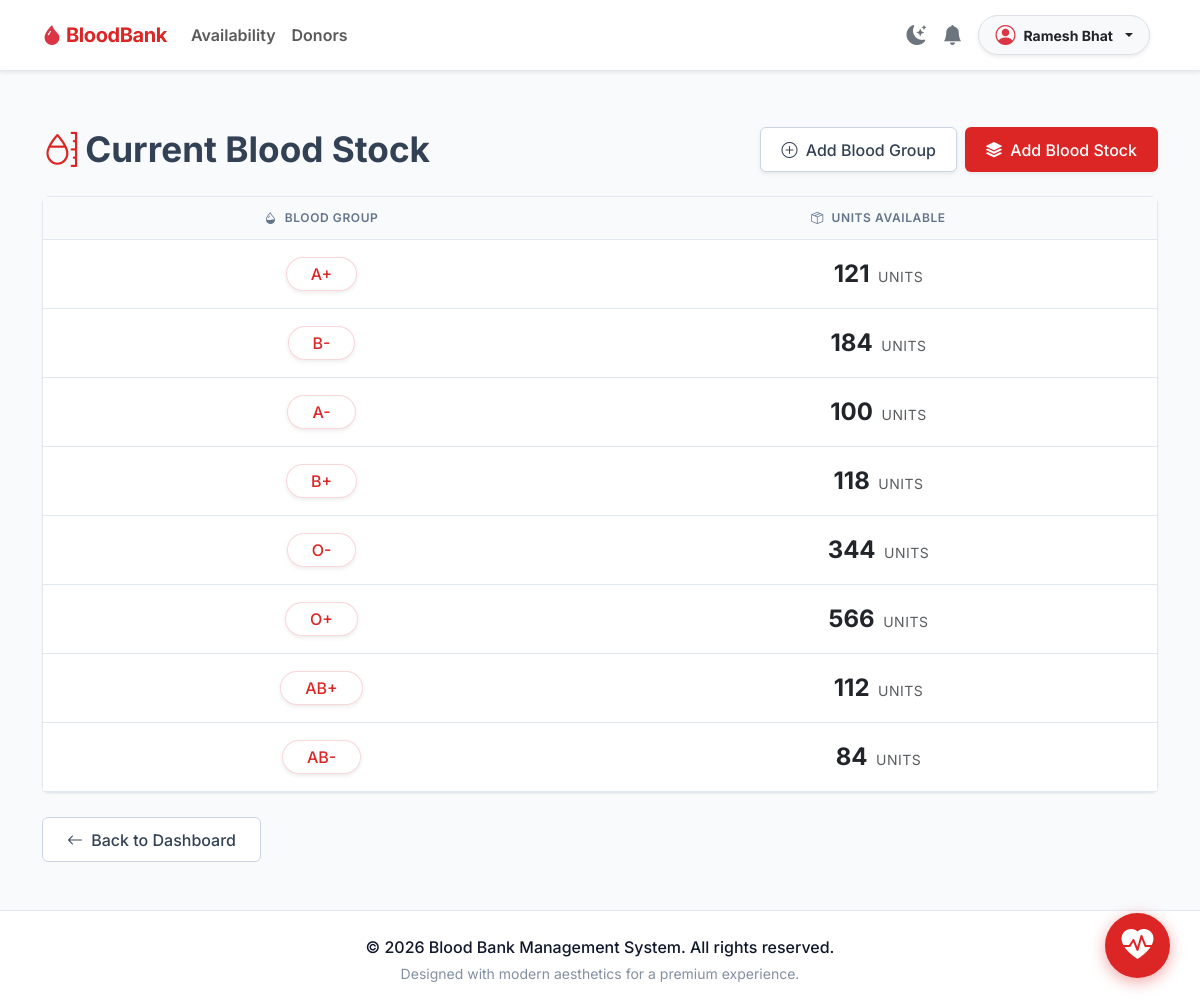
The app's page /inventory/blood-stock/ (signed in) with its own data.
### accounts/models.py (models this page shows, shortened)
class User(AbstractUser):
    ROLE_CHOICES = (
        ('ADMIN', 'Admin'),
        ('DONOR', 'Donor'),
        ('REQUESTER', 'Requester'),
    )
    role       = models.CharField(max_length=20, choices=ROLE_CHOICES)
    email      = models.EmailField(unique=True, blank=True, default='')
    phone      = models.CharField(max_length=20, blank=True, default='')
    is_active  = models.BooleanField(default=True)   # used for account deactivation

### inventory/models.py (models this page shows, shortened)
class BloodStock(models.Model):
    blood_group = models.OneToOneField(BloodGroup, on_delete=models.CASCADE)
    units_available = models.PositiveIntegerField(default=0)

class BloodGroup(models.Model):
    blood_group = models.CharField(max_length=5, unique=True)

### inventory/views.py (the view)
# urls.py: path('blood-stock/', views.blood_stock, name='blood_stock'),
@login_required
def blood_stock(request):
    stocks = BloodStock.objects.select_related('blood_group').all()
    return render(request, 'blood_stock.html', {'stocks': stocks})

### notifications/context_processors.py (called while the page is built)
def unread_notifications_count(request):
    if request.user.is_authenticated:
        count = request.user.notifications.filter(is_read=False).count()
        return {'unread_notif_count': count}
    return {'unread_notif_count': 0}

### templates/blood_stock.html (shortened to what this page needs)
{% extends 'base.html' %}
{% block content %}
<div class="row align-items-center mb-4 mt-3">
    <div class="col-md-5">
        <h2 class="fw-bold mb-0" style="color: var(--secondary); font-size: 2.2rem;">
            <i class="bi bi-moisture me-2" style="color: var(--primary);"></i>Current Blood Stock
        </h2>
    </div>
    <div class="col-md-7 text-md-end mt-3 mt-md-0 d-flex flex-wrap justify-content-md-end gap-2">
        <a href="{% url 'add_blood_group' %}" class="btn btn-secondary-custom shadow-sm">
            <i class="bi bi-plus-circle me-1"></i> Add Blood Group
        </a>
        <a href="{% url 'add_blood_stock' %}" class="btn btn-primary-custom shadow-sm">
            <i class="bi bi-stack me-1"></i> Add Blood Stock
        </a>
    </div>
</div>
<div class="premium-card mb-4">
    <div class="card-body p-0">
        <div class="table-responsive">
            <table class="table table-premium table-borderless align-middle text-center mb-0">
                <thead>
                    <tr>
                        <th style="width: 50%;"><i class="bi bi-droplet-half me-1"></i> Blood Group</th>
                        <th style="width: 50%;"><i class="bi bi-box-seam me-1"></i> Units Available</th>
                    </tr>
                </thead>
                <tbody>
                    {% for stock in stocks %}
                    <tr>
                        <td class="py-3">
                            <span class="badge bg-white border fs-6 px-4 py-2 rounded-pill shadow-sm" style="color: var(--primary); border-color: rgba(230,57,70,0.2) !important;">
                                {{ stock.blood_group.blood_group }}
                            </span>
                        </td>
                        <td>
                            {% if stock.units_available == 0 %}
                                <span class="fw-bold fs-5 text-danger">0</span>
                                <span class="text-muted small ms-1 text-uppercase" style="letter-spacing: 0.5px;">(Out of Stock)</span>
                            {% else %}
                                <span class="fw-bold fs-4 text-dark">{{ stock.units_available }}</span>
                                <span class="text-muted small ms-1 text-uppercase" style="letter-spacing: 0.5px;">units</span>
                            {% endif %}
                        </td>
                    </tr>
                    {% endfor %}
                </tbody>
            </table>
        </div>
    </div>
</div>
<div class="text-start mb-4">
    <a href="{% url 'dashboard' %}" class="btn btn-secondary-custom px-4">
        <i class="bi bi-arrow-left me-1"></i> Back to Dashboard
    </a>
</div>
{% endblock %}

### templates/base.html (shortened to what this page needs)
{% load static %}
<!DOCTYPE html>
<html lang="en">
<head>
    <link href="https://cdn.jsdelivr.net/npm/bootstrap@5.3.0/dist/css/bootstrap.min.css" rel="stylesheet">
    <link rel="stylesheet" href="https://cdn.jsdelivr.net/npm/bootstrap-icons@1.10.5/font/bootstrap-icons.css">
    <link rel="stylesheet" href="{% static 'css/style.css' %}?v=1.1">
</head>
<body>
    <nav class="navbar navbar-expand-lg sticky-top shadow-sm">
        <div class="container">
            <a class="navbar-brand fw-bold" href="/">
                <i class="bi bi-droplet-fill text-danger"></i> BloodBank
            </a>
            <div class="collapse navbar-collapse" id="navbarNav">
                <ul class="navbar-nav me-auto mb-2 mb-lg-0">
                    <li class="nav-item">
                        <a class="nav-link fw-semibold" href="{% url 'blood_availability' %}">Availability</a>
                    </li>
                    <li class="nav-item">
                        <a class="nav-link fw-semibold" href="{% url 'donor_search' %}">Donors</a>
                    </li>
                </ul>
                <ul class="navbar-nav ms-auto align-items-center">
                    <li class="nav-item me-3">
                        <button class="btn btn-link nav-link px-0 text-secondary" id="themeToggle" title="Toggle Dark/Light Mode">
                            <i class="bi bi-moon-stars-fill fs-5" id="themeIcon"></i>
                        </button>
                    </li>
                    {% if request.user.is_authenticated %}
                        <li class="nav-item me-3 position-relative">
                            <a href="{% url 'notifications_view' %}" class="nav-link px-0 text-secondary" title="Notifications">
                                <i class="bi bi-bell-fill fs-5"></i>
                            </a>
                        </li>
                        <li class="nav-item dropdown me-2">
                            <a class="nav-link dropdown-toggle d-flex align-items-center gap-2 py-1 px-3 bg-light border rounded-pill shadow-sm text-dark" href="#" id="userDropdown" role="button" data-bs-toggle="dropdown" aria-expanded="false">
                                <i class="bi bi-person-circle fs-5 text-danger"></i>
                                <span class="fw-bold small">{{ request.user.get_full_name|default:request.user.username }}</span>
                            </a>
                        </li>
                    {% endif %}
                </ul>
            </div>
        </div>
    </nav>
    <main class="flex-grow-1 py-4">
        <div class="container pt-3">
            {% block content %}
            {% endblock %}
        </div>
    </main>
    <footer>
        <div class="container">
            <p class="mb-0 fw-medium">
                &copy; {{ request.user.last_login|date:"Y"|default:"2026" }} Blood Bank Management System. All rights reserved.
            </p>
            <p class="small mt-1 mb-0" style="color: var(--text-muted); opacity: 0.8;">Designed with modern aesthetics for a premium experience.</p>
        </div>
    </footer>
    {% if request.user.is_authenticated %}
        <a href="{% url 'request_blood' %}" class="floating-emergency-btn shadow-hover" title="Emergency Blood Request">
            <i class="bi bi-heart-pulse-fill"></i>
        </a>
    {% endif %}
</body>
</html>

### static/css/style.css (style rules this page uses)
:root { --primary: #dc2626; --primary-light: #fee2e2; --primary-glare: #fca5a5; --primary-dark: #b91c1c; --bg-color: #f8fafc; --card-bg: #ffffff; --text-main: #0f172a; --text-muted: #64748b; --secondary: #334155; --border-color: #e2e8f0; --border-hover: #cbd5e1; --nav-bg: #ffffff; --table-header: #f8fafc; --input-bg: #ffffff; }
body { background-color: var(--bg-color); font-family: 'Inter', -apple-system, BlinkMacSystemFont, "Segoe UI", Roboto, sans-serif; color: var(--text-main); display: flex; flex-direction: column; min-height: 100vh; }
.navbar { background: var(--nav-bg) !important; border-bottom: 1px solid var(--border-color); padding: 12px 0; box-shadow: 0 1px 2px 0 rgba(0, 0, 0, 0.03); }
.navbar-brand { color: var(--primary) !important; font-weight: 700; letter-spacing: -0.02em; }
.premium-card { background: var(--card-bg); border: 1px solid var(--border-color); border-radius: 8px; box-shadow: 0 1px 3px 0 rgba(0, 0, 0, 0.05), 0 1px 2px -1px rgba(0, 0, 0, 0.05); }
.btn-primary-custom { background-color: var(--primary); color: #ffffff; border: 1px solid transparent; border-radius: 6px; font-weight: 500; padding: 0.6rem 1.25rem; transition: background-color 0.2s, box-shadow 0.2s; }
.btn-secondary-custom { background-color: var(--card-bg); color: var(--secondary); border: 1px solid var(--border-hover); border-radius: 6px; font-weight: 500; padding: 0.6rem 1.25rem; transition: all 0.2s; }
.shadow-hover { transition: transform 0.2s, box-shadow 0.2s; }
.table-premium { margin-bottom: 0; width: 100%; }
.table-premium th { background-color: var(--table-header); color: var(--text-muted); font-weight: 600; text-transform: uppercase; font-size: 0.75rem; letter-spacing: 0.05em; border-bottom: 1px solid var(--border-color); padding: 12px 16px; }
.table-premium td { border-bottom: 1px solid var(--border-color); vertical-align: middle; color: var(--text-main); padding: 16px; }
.badge { font-weight: 500; }
footer { border-top: 1px solid var(--border-color); background-color: var(--nav-bg); padding: 24px 0; margin-top: auto; text-align: center; }
.floating-emergency-btn { position: fixed; bottom: 30px; right: 30px; width: 65px; height: 65px; background-color: var(--primary); color: #ffffff; border-radius: 50%; display: flex; align-items: center; justify-content: center; font-size: 2rem; box-shadow: 0 4px 15px rgba(220, 38, 38, 0.4); z-index: 1000; transition: transform 0.3s; }

### records on screen
User: user.get_full_name "Ramesh Bhat", user.last_login "2026"
BloodStock: blood_group.blood_group "A+", units_available "121"
BloodStock: blood_group.blood_group "B-", units_available "184"
BloodStock: blood_group.blood_group "A-", units_available "100"
BloodStock: blood_group.blood_group "B+", units_available "118"
BloodStock: blood_group.blood_group "O-", units_available "344"
BloodStock: blood_group.blood_group "O+", units_available "566"
BloodStock: blood_group.blood_group "AB+", units_available "112"
BloodStock: blood_group.blood_group "AB-", units_available "84"
